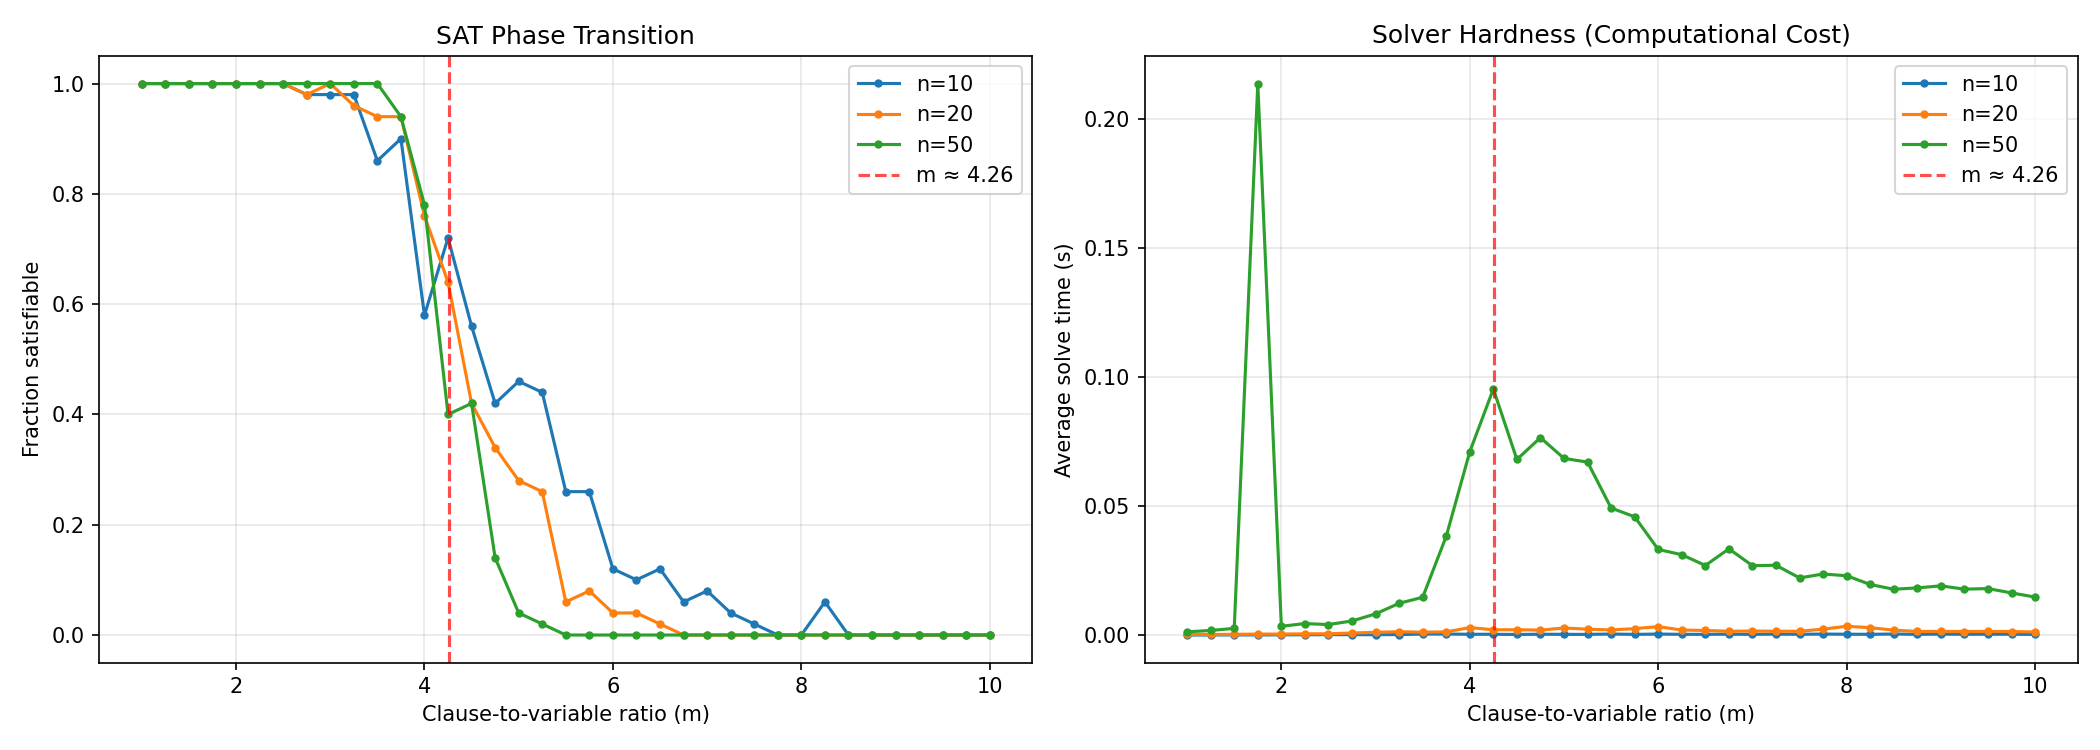

The Python source for this figure:
"""
3-CNF-SAT Phase Transition Experiment
"""

import random
import time
import matplotlib.pyplot as plt
from pysat.solvers import Solver


def generate(n, m):
    """
    Generate a random 3-CNF formula.

    Args:
        n: Number of Boolean variables (1 to n)
        m: Clause-to-variable ratio (number of clauses = int(n * m))

    Returns:
        List of clauses in DIMACS format for PySAT.
        Each clause is a list of 3 literals (ints from -n..-1, 1..n).
    """
    n_clauses = int(n * m)
    # Pool of all possible literals: -n,...,-1, 1,...,n
    literals = list(range(-n, 0)) + list(range(1, n + 1))

    clauses = []
    for _ in range(n_clauses):
        # Pick 3 literals with replacement
        clause = random.choices(literals, k=3)
        clauses.append(clause)

    return clauses


def solve(clauses):
    """
    Determine if a 3-CNF formula is satisfiable using DPLL
    (backtracking with unit propagation).

    Args:
        clauses: List of clauses in DIMACS format (list of lists of ints)

    Returns:
        True if satisfiable, False otherwise.
    """
    # Collect all variables
    variables = set()
    for clause in clauses:
        for lit in clause:
            variables.add(abs(lit))

    def is_true(lit, assignment):
        """Check if a literal is true under the current assignment."""
        var = abs(lit)
        if var not in assignment:
            return None  # unassigned
        return assignment[var] if lit > 0 else not assignment[var]

    def dpll(assignment):
        # --- Unit propagation ---
        changed = True
        while changed:
            changed = False
            for clause in clauses:
                unassigned_lits = []
                satisfied = False
                for lit in clause:
                    val = is_true(lit, assignment)
                    if val is True:
                        satisfied = True
                        break
                    elif val is None:
                        unassigned_lits.append(lit)
                if satisfied:
                    continue
                if len(unassigned_lits) == 0:
                    return False  # conflict: all literals false
                if len(unassigned_lits) == 1:
                    # Unit clause: forced assignment
                    lit = unassigned_lits[0]
                    assignment[abs(lit)] = (lit > 0)
                    changed = True

        # --- Check status and find branching variable ---
        branch_var = None
        for clause in clauses:
            satisfied = False
            for lit in clause:
                val = is_true(lit, assignment)
                if val is True:
                    satisfied = True
                    break
                elif val is None and branch_var is None:
                    branch_var = abs(lit)
            if not satisfied and branch_var is None:
                return False  # unsatisfied clause, no vars left

        if branch_var is None:
            return True  # all clauses satisfied

        # --- Branch ---
        for value in [True, False]:
            new_assignment = assignment.copy()
            new_assignment[branch_var] = value
            if dpll(new_assignment):
                return True

        return False

    return dpll({})


def pysat_solve(clauses):
    """Reference solver using PySAT for testing."""
    solver = Solver(name='g3')
    for clause in clauses:
        solver.add_clause(clause)
    result = solver.solve()
    solver.delete()
    return result


def experiment(n_values, m_range, trials, use_pysat=False):
    """
    Run the phase-transition experiment.

    For each n in n_values and each m in m_range, generate `trials` random
    3-CNF formulas and solve them. Record the fraction satisfiable and the
    average solve time.

    Args:
        n_values:  List of variable counts to test.
        m_range:   List/array of clause-to-variable ratios.
        trials:    Number of random instances per (n, m) pair.
        use_pysat: If True, use PySAT solver instead of the custom DPLL.

    Returns:
        dict mapping each n to {
            "m_values": list of m,
            "sat_fracs": list of fraction satisfiable,
            "avg_times": list of average solve time (seconds)
        }
    """
    solver_fn = pysat_solve if use_pysat else solve
    solver_name = "PySAT" if use_pysat else "DPLL"
    results = {}

    for n in n_values:
        sat_fracs = []
        avg_times = []

        print(f"\n--- n = {n} ({solver_name}) ---")
        print(f"{'m':>6}  {'%SAT':>6}  {'avg time (s)':>12}")
        print("-" * 28)

        for m in m_range:
            sat_count = 0
            total_time = 0.0

            for _ in range(trials):
                formula = generate(n, m)
                t0 = time.time()
                result = solver_fn(formula)
                total_time += time.time() - t0
                if result:
                    sat_count += 1

            frac = sat_count / trials
            avg_t = total_time / trials
            sat_fracs.append(frac)
            avg_times.append(avg_t)
            print(f"{m:6.2f}  {frac:6.2%}  {avg_t:12.6f}")

        results[n] = {
            "m_values": list(m_range),
            "sat_fracs": sat_fracs,
            "avg_times": avg_times,
        }

    return results


def plot_results(results, filename="sat_phase_transition.png"):
    """
    Plot fraction satisfiable and average solve time vs m for each n.

    Args:
        results:  Output from experiment().
        filename: Where to save the figure.
    """
    _fig, (ax1, ax2) = plt.subplots(1, 2, figsize=(14, 5))

    for n, data in sorted(results.items()):
        ms = data["m_values"]
        ax1.plot(ms, data["sat_fracs"], marker="o", markersize=3, label=f"n={n}")
        ax2.plot(ms, data["avg_times"], marker="o", markersize=3, label=f"n={n}")

    # Theoretical threshold line
    ax1.axvline(x=4.26, color="red", linestyle="--", alpha=0.7, label="m ≈ 4.26")
    ax2.axvline(x=4.26, color="red", linestyle="--", alpha=0.7, label="m ≈ 4.26")

    ax1.set_xlabel("Clause-to-variable ratio (m)")
    ax1.set_ylabel("Fraction satisfiable")
    ax1.set_title("SAT Phase Transition")
    ax1.legend()
    ax1.grid(True, alpha=0.3)

    ax2.set_xlabel("Clause-to-variable ratio (m)")
    ax2.set_ylabel("Average solve time (s)")
    ax2.set_title("Solver Hardness (Computational Cost)")
    ax2.legend()
    ax2.grid(True, alpha=0.3)

    plt.tight_layout()
    plt.savefig(filename, dpi=150)
    print(f"\nPlot saved to {filename}")
    plt.show()


if __name__ == '__main__':
    # ------------------------------------------------------------------
    # Unit tests (existing)
    # ------------------------------------------------------------------
    passed = 0
    failed = 0

    def check(name, clauses, expected):
        global passed, failed
        result = solve(clauses)
        status = "PASS" if result == expected else "FAIL"
        if status == "FAIL":
            failed += 1
        else:
            passed += 1
        print(f"  {status}: {name} -> {result} (expected {expected})")

    print("=== Manual tests ===")
    check("single clause [1,2,3]", [[1, 2, 3]], True)
    check("1-var contradiction", [[1, 1, 1], [-1, -1, -1]], False)
    check("all positive", [[1, 2, 1], [2, 1, 2]], True)
    check("unit chain SAT", [[1, 1, 1], [2, 2, 2], [3, 3, 3]], True)
    check("forced UNSAT", [[1, 1, 1], [2, 2, 2], [-1, -1, -2]], False)
    check("tautology clause", [[1, -1, 2]], True)
    check("empty formula", [], True)

    print("\n=== Random tests: solve() vs PySAT ===")
    n_tests = 100
    mismatches = 0
    for i in range(n_tests):
        n = 10
        m = random.uniform(2.0, 8.0)
        formula = generate(n, m)
        ours = solve(formula)
        ref = pysat_solve(formula)
        if ours != ref:
            mismatches += 1
            failed += 1
            print(f"  MISMATCH test {i}: n={n}, m={m:.2f}, solve={ours}, pysat={ref}")
        else:
            passed += 1
    print(f"  {n_tests - mismatches}/{n_tests} random tests matched PySAT")
    print(f"\n=== Summary: {passed} passed, {failed} failed ===")

    # ------------------------------------------------------------------
    # Phase-transition experiment
    # ------------------------------------------------------------------
    print("\n" + "=" * 50)
    print("  PHASE-TRANSITION EXPERIMENT")
    print("=" * 50)

    # Sweep m from 1.0 to 10.0 in steps of 0.25
    m_range = [round(1.0 + 0.25 * i, 2) for i in range(37)]  # 1.00 .. 10.00

    # Test multiple n values — larger n shows sharper transition but DPLL is exponential
    n_values = [10, 20, 50]
    trials = 50

    results = experiment(n_values, m_range, trials)
    plot_results(results)
